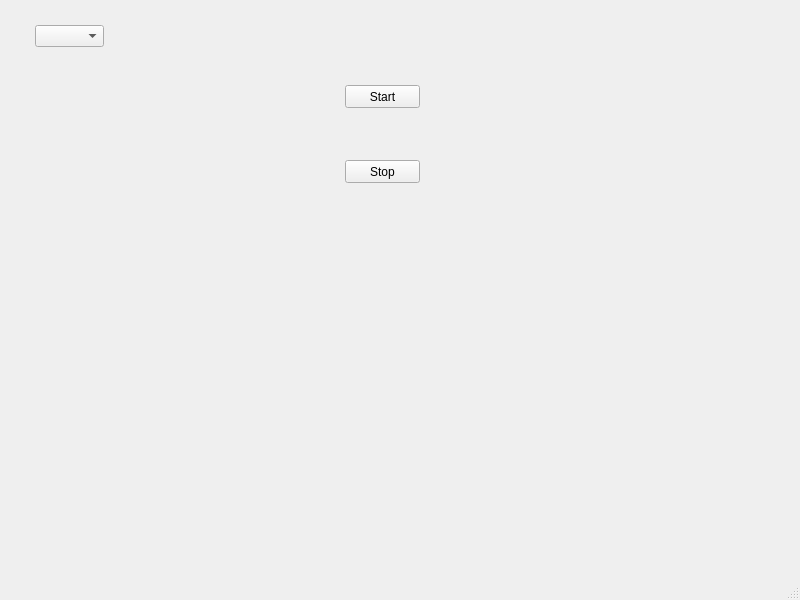
<?xml version="1.0" encoding="UTF-8"?>
<ui version="4.0">
 <class>MainWindow</class>
 <widget class="QMainWindow" name="MainWindow">
  <property name="geometry">
   <rect>
    <x>0</x>
    <y>0</y>
    <width>800</width>
    <height>600</height>
   </rect>
  </property>
  <property name="windowTitle">
   <string>MainWindow</string>
  </property>
  <widget class="QWidget" name="centralwidget">
   <widget class="QPushButton" name="pushButton">
    <property name="geometry">
     <rect>
      <x>345</x>
      <y>85</y>
      <width>75</width>
      <height>23</height>
     </rect>
    </property>
    <property name="text">
     <string>Start</string>
    </property>
   </widget>
   <widget class="QPushButton" name="pushButton_2">
    <property name="geometry">
     <rect>
      <x>345</x>
      <y>160</y>
      <width>75</width>
      <height>23</height>
     </rect>
    </property>
    <property name="text">
     <string>Stop</string>
    </property>
   </widget>
   <widget class="QComboBox" name="comboBox">
    <property name="geometry">
     <rect>
      <x>35</x>
      <y>25</y>
      <width>69</width>
      <height>22</height>
     </rect>
    </property>
   </widget>
  </widget>
  <widget class="QMenuBar" name="menubar">
   <property name="geometry">
    <rect>
     <x>0</x>
     <y>0</y>
     <width>800</width>
     <height>21</height>
    </rect>
   </property>
  </widget>
  <widget class="QStatusBar" name="statusbar"/>
 </widget>
 <resources/>
 <connections>
  <connection>
   <sender>pushButton</sender>
   <signal>clicked()</signal>
   <receiver>MainWindow</receiver>
   <slot>addStart()</slot>
   <hints>
    <hint type="sourcelabel">
     <x>389</x>
     <y>112</y>
    </hint>
    <hint type="destinationlabel">
     <x>348</x>
     <y>48</y>
    </hint>
   </hints>
  </connection>
  <connection>
   <sender>pushButton_2</sender>
   <signal>clicked()</signal>
   <receiver>MainWindow</receiver>
   <slot>addStop()</slot>
   <hints>
    <hint type="sourcelabel">
     <x>379</x>
     <y>196</y>
    </hint>
    <hint type="destinationlabel">
     <x>228</x>
     <y>155</y>
    </hint>
   </hints>
  </connection>
  <connection>
   <sender>comboBox</sender>
   <signal>activated(QString)</signal>
   <receiver>MainWindow</receiver>
   <slot>getCOM(QString)</slot>
   <hints>
    <hint type="sourcelabel">
     <x>63</x>
     <y>62</y>
    </hint>
    <hint type="destinationlabel">
     <x>58</x>
     <y>131</y>
    </hint>
   </hints>
  </connection>
 </connections>
 <slots>
  <slot>addStart()</slot>
  <slot>addStop()</slot>
  <slot>showLineEdit()</slot>
  <slot>getCOM(QString)</slot>
 </slots>
</ui>
